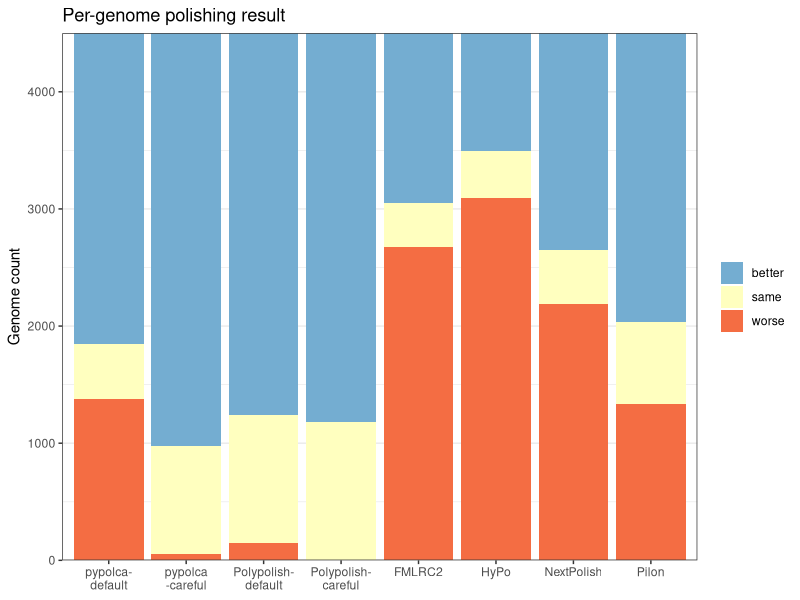
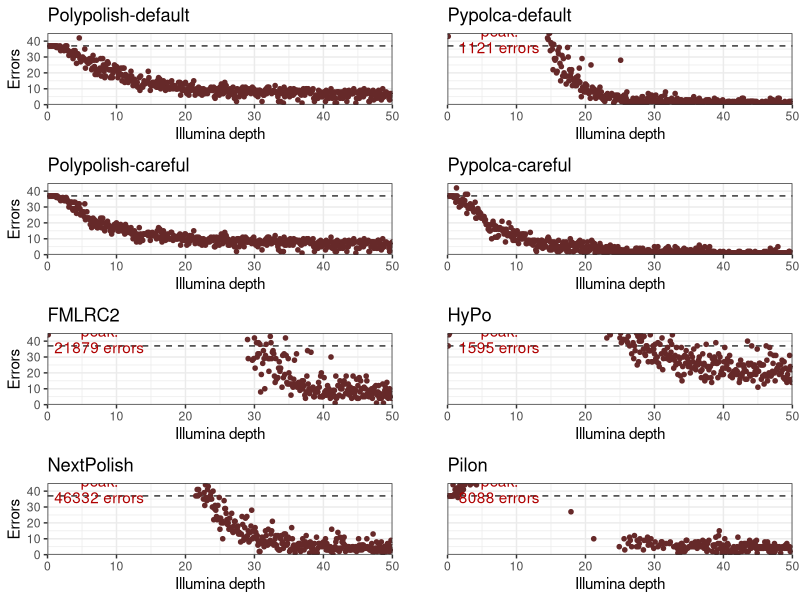
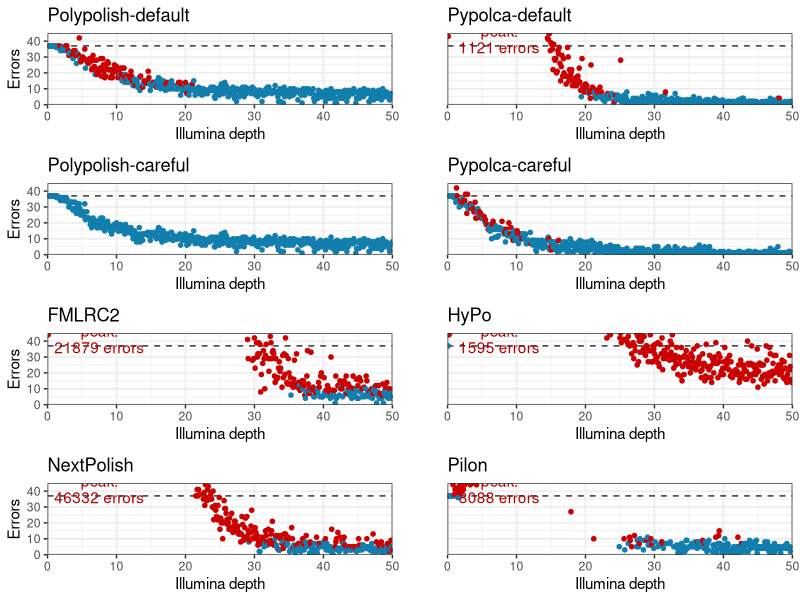
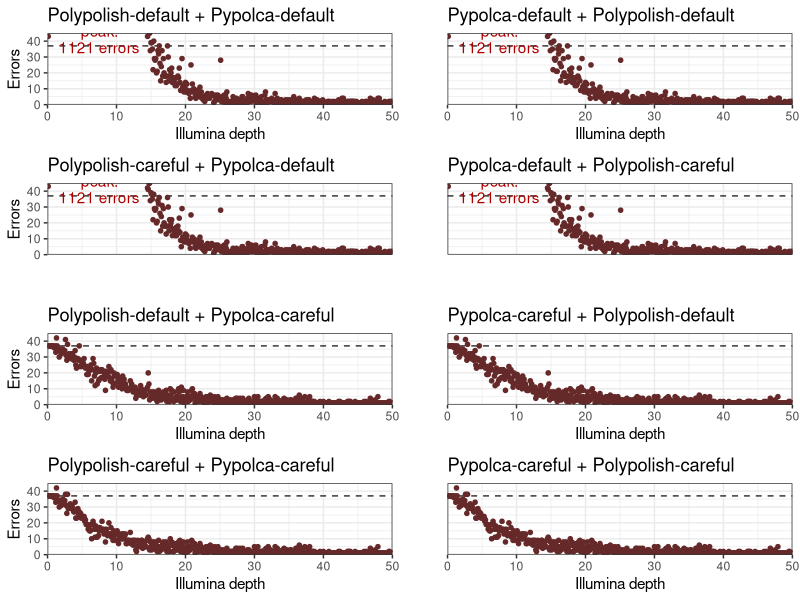
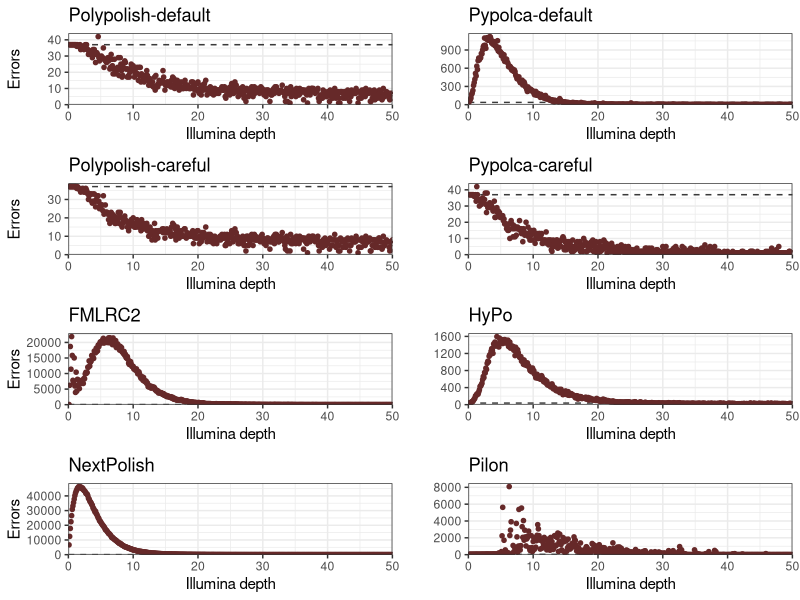

Generate these figures, in order, with R:
## ---- chunk 1
library(tidyverse)
library(knitr)
library(readr)
library(dplyr)
library(cowplot)

plot_dir <- "plots"
dir.create(plot_dir)

opts_chunk$set(dpi=300, fig.path='plots/', echo=TRUE, dev=c('png','pdf'), warning=FALSE, message=FALSE)
pdf.options(useDingbats = FALSE)
## ---- chunk 2
per_genome_results <- read_delim("results.tsv", delim = "\t", escape_double = FALSE, trim_ws = TRUE)
colnames(per_genome_results) <- c("genome", "depth", "polishing", "errors")
per_genome_results$depth <- as.numeric(per_genome_results$depth)
per_genome_results <- per_genome_results %>% pivot_wider(names_from = polishing, values_from = errors)

per_genome_results <- per_genome_results %>%
  mutate(before_polish = case_when(
    genome == "ATCC_10708_Salmonella_enterica" ~ 3,
    genome == "ATCC_14035_Vibrio_cholerae" ~ 2,
    genome == "ATCC_17802_Vibrio_parahaemolyticus" ~ 2,
    genome == "ATCC_19119_Listeria_ivanovii" ~ 5,
    genome == "ATCC_25922_Escherichia_coli" ~ 1,
    genome == "ATCC_33560_Campylobacter_jejuni" ~ 5,
    genome == "ATCC_35221_Campylobacter_lari" ~ 18,
    genome == "ATCC_35897_Listeria_welshimeri" ~ 1,
    genome == "ATCC_BAA-679_Listeria_monocytogenes" ~ 0))
## ---- chunk 3
introduced <- per_genome_results
introduced$Polypolish_introduced <- ifelse(introduced$Polypolish - introduced$before_polish > 0, TRUE, FALSE)
introduced$`Polypolish-careful_introduced` <- ifelse(introduced$`Polypolish-careful` - introduced$before_polish > 0, TRUE, FALSE)
introduced$pypolca_introduced <- ifelse(introduced$pypolca - introduced$before_polish > 0, TRUE, FALSE)
introduced$`pypolca-careful_introduced` <- ifelse(introduced$`pypolca-careful` - introduced$before_polish > 0, TRUE, FALSE)
introduced$HyPo_introduced <- ifelse(introduced$HyPo - introduced$before_polish > 0, TRUE, FALSE)
introduced$FMLRC2_introduced <- ifelse(introduced$FMLRC2 - introduced$before_polish > 0, TRUE, FALSE)
introduced$NextPolish_introduced <- ifelse(introduced$NextPolish - introduced$before_polish > 0, TRUE, FALSE)
introduced$Pilon_introduced <- ifelse(introduced$Pilon - introduced$before_polish > 0, TRUE, FALSE)
introduced$`Polypolish+pypolca_introduced` <- ifelse(introduced$`Polypolish+pypolca` - introduced$before_polish > 0, TRUE, FALSE)
introduced$`Polypolish-careful+pypolca-careful_introduced` <- ifelse(introduced$`Polypolish-careful+pypolca-careful` - introduced$before_polish > 0, TRUE, FALSE)
introduced$`Polypolish-careful+pypolca_introduced` <- ifelse(introduced$`Polypolish-careful+pypolca` - introduced$before_polish > 0, TRUE, FALSE)
introduced$`Polypolish+pypolca-careful_introduced` <- ifelse(introduced$`Polypolish+pypolca-careful` - introduced$before_polish > 0, TRUE, FALSE)
introduced$`pypolca+Polypolish_introduced` <- ifelse(introduced$`pypolca+Polypolish` - introduced$before_polish > 0, TRUE, FALSE)
introduced$`pypolca-careful+Polypolish-careful_introduced` <- ifelse(introduced$`pypolca-careful+Polypolish-careful` - introduced$before_polish > 0, TRUE, FALSE)
introduced$`pypolca-careful+Polypolish_introduced` <- ifelse(introduced$`pypolca-careful+Polypolish` - introduced$before_polish > 0, TRUE, FALSE)
introduced$`pypolca+Polypolish-careful_introduced` <- ifelse(introduced$`pypolca+Polypolish-careful` - introduced$before_polish > 0, TRUE, FALSE)

total_results <- introduced %>%
  group_by(depth) %>%
  summarise(before_polish = sum(before_polish),
            polypolish_errors = sum(Polypolish),
            polypolish_introduced = any(Polypolish_introduced),
            polypolish_careful_errors = sum(`Polypolish-careful`),
            polypolish_careful_introduced = any(`Polypolish-careful_introduced`),
            pypolca_errors = sum(pypolca),
            pypolca_introduced = any(pypolca_introduced),
            pypolca_careful_errors = sum(`pypolca-careful`),
            pypolca_careful_introduced = any(`pypolca-careful_introduced`),
            hypo_errors = sum(HyPo),
            hypo_introduced = any(HyPo_introduced),
            fmlrc2_errors = sum(FMLRC2),
            fmlrc2_introduced = any(FMLRC2_introduced),
            nextpolish_errors = sum(NextPolish),
            nextpolish_introduced = any(NextPolish_introduced),
            pilon_errors = sum(Pilon),
            pilon_introduced = any(Pilon_introduced),
            polypolish_pypolca_errors = sum(`Polypolish+pypolca`),
            polypolish_pypolca_introduced = any(`Polypolish+pypolca_introduced`),
            polypolish_careful_pypolca_careful_errors = sum(`Polypolish-careful+pypolca-careful`),
            polypolish_careful_pypolca_careful_introduced = any(`Polypolish-careful+pypolca-careful_introduced`),
            polypolish_careful_pypolca_errors = sum(`Polypolish-careful+pypolca`),
            polypolish_careful_pypolca_introduced = any(`Polypolish-careful+pypolca_introduced`),
            polypolish_pypolca_careful_errors = sum(`Polypolish+pypolca-careful`),
            polypolish_pypolca_careful_introduced = any(`Polypolish+pypolca-careful_introduced`),
            pypolca_polypolish_errors = sum(`pypolca+Polypolish`),
            pypolca_polypolish_introduced = any(`pypolca+Polypolish_introduced`),
            pypolca_careful_polypolish_careful_errors = sum(`pypolca-careful+Polypolish-careful`),
            pypolca_careful_polypolish_careful_introduced = any(`pypolca-careful+Polypolish-careful_introduced`),
            pypolca_careful_polypolish_errors = sum(`pypolca-careful+Polypolish`),
            pypolca_careful_polypolish_introduced = any(`pypolca-careful+Polypolish_introduced`),
            pypolca_polypolish_careful_errors = sum(`pypolca+Polypolish-careful`),
            pypolca_polypolish_careful_introduced = any(`pypolca+Polypolish-careful_introduced`))
## ---- chunk 4
introduced_df <- introduced

colnames(introduced_df) <- gsub("_introduced", "_overall_decreased_accuracy", colnames(introduced_df) )

write.csv(introduced_df, file = "all_depths_errors.csv")


## ---- chunk 5
plot_to_45 <- function(column_name, polisher_name, no_x = FALSE, no_y = FALSE, include_colour = FALSE) {
  if (include_colour) {
    colours <- scale_colour_manual(values = c("TRUE" = "#CC0000", "FALSE" = "#127EAD"))
  } else {
    colours <- scale_colour_manual(values = c("TRUE" = "#662929", "FALSE" = "#662929"))
  }
  introduced_column <- gsub("_errors", "_introduced", column_name)
  peak_index <- which.max(total_results[[column_name]])
  peak_errors <- total_results[[column_name]][peak_index]
  peak_depth <- total_results$depth[peak_index]
  peak_label = paste("peak:\n", peak_errors, " errors", sep="")
  p <- ggplot(total_results, aes(x=depth, y=!!sym(column_name), colour=!!sym(introduced_column) )) +
    geom_hline(yintercept = 37, color="#3A3A3A", linetype = "dashed") +
    geom_point(size=1.25) + colours +
    theme_bw() + theme(legend.position = "none") +
    scale_x_continuous(limits = c(0, 50), expand = c(0, 0)) +
    scale_y_continuous(limits = c(0, 45), expand = c(0, 0)) +
    labs(title=polisher_name, x="Illumina depth", y="Errors")
  if (peak_errors > 45) {
    p <- p + annotate("text", label=peak_label, x=7.5, y=41.3, colour="#AF0000", lineheight = 0.9)
  }
  if (no_x) {
    p <- p + theme(axis.title.x=element_blank(), axis.text.x=element_blank(), axis.ticks.x=element_blank())
  }
  if (no_y) {
    p <- p + theme(axis.title.y=element_blank(), axis.text.y=element_blank(), axis.ticks.y=element_blank())
  }
  return(p)
}

include_colours = FALSE
p1 <- plot_to_45("polypolish_errors", "Polypolish-default", FALSE, FALSE, include_colours)
p2 <- plot_to_45("pypolca_errors", "Pypolca-default", FALSE, TRUE, include_colours)
p3 <- plot_to_45("polypolish_careful_errors", "Polypolish-careful", FALSE, FALSE, include_colours)
p4 <- plot_to_45("pypolca_careful_errors", "Pypolca-careful", FALSE, TRUE, include_colours)
p5 <- plot_to_45("fmlrc2_errors", "FMLRC2", FALSE, FALSE, include_colours)
p6 <- plot_to_45("hypo_errors", "HyPo", FALSE, TRUE, include_colours)
p7 <- plot_to_45("nextpolish_errors", "NextPolish", FALSE, FALSE, include_colours)
p8 <- plot_to_45("pilon_errors", "Pilon", FALSE, TRUE, include_colours)

jpeg(file = paste(plot_dir, "Figure2.jpeg", sep = "/" ), units = "in",
     width = 10,
     height = 12, bg = "transparent", res = 600)

plot_grid(p1, p2, p3, p4, p5, p6, p7, p8, nrow=4, align = 'hv')
dev.off()

include_colours = TRUE
p1 <- plot_to_45("polypolish_errors", "Polypolish-default", FALSE, FALSE, include_colours)
p2 <- plot_to_45("pypolca_errors", "Pypolca-default", FALSE, TRUE, include_colours)
p3 <- plot_to_45("polypolish_careful_errors", "Polypolish-careful", FALSE, FALSE, include_colours)
p4 <- plot_to_45("pypolca_careful_errors", "Pypolca-careful", FALSE, TRUE, include_colours)
p5 <- plot_to_45("fmlrc2_errors", "FMLRC2", FALSE, FALSE, include_colours)
p6 <- plot_to_45("hypo_errors", "HyPo", FALSE, TRUE, include_colours)
p7 <- plot_to_45("nextpolish_errors", "NextPolish", FALSE, FALSE, include_colours)
p8 <- plot_to_45("pilon_errors", "Pilon", FALSE, TRUE, include_colours)

jpeg(file = paste(plot_dir, "Supp_Figure3.jpeg", sep = "/" ), units = "in",
     width = 10,
     height = 12, bg = "transparent", res = 600)

plot_grid(p1, p2, p3, p4, p5, p6, p7, p8, nrow=4, align = 'hv')
dev.off()
## ---- chunk 6

print("Polypolish default per genome introduction - at least 1/9")
table(total_results$polypolish_introduced)

print("Polypolish careful per genome introduction - at least 1/9")
table(total_results$polypolish_careful_introduced)

print("Pypolca default per genome introduction - at least 1/9")
table(total_results$pypolca_introduced)

print("Pypolca default per genome introduction - at least 1/9")
table(total_results$pypolca_careful_introduced)

print("HyPo per genome introduction - at least 1/9")
table(total_results$hypo_introduced)

print("Pilon per genome introduction - at least 1/9")
table(total_results$pilon_introduced)

print("Nextpolish per genome introduction - at least 1/9")
table(total_results$nextpolish_introduced)

print("FMLRC2 per genome introduction - at least 1/9")
table(total_results$fmlrc2_introduced)

## ---- chunk 7

print("Polypolish default per genome introduction - at least 1/9")
table(introduced$Polypolish_introduced)

print("Polypolish careful per genome introduction - at least 1/9")
table(introduced$`Polypolish-careful_introduced`)

print("Pypolca default per genome introduction - at least 1/9")
table(introduced$pypolca_introduced)

print("Pypolca default per genome introduction - at least 1/9")
table(introduced$`pypolca-careful_introduced`)

print("HyPo per genome introduction - at least 1/9")
table(introduced$HyPo_introduced)

print("Pilon per genome introduction - at least 1/9")
table(introduced$Pilon_introduced)

print("Nextpolish per genome introduction - at least 1/9")
table(introduced$NextPolish_introduced)

print("FMLRC2 per genome introduction - at least 1/9")
table(introduced$FMLRC2_introduced)

## ---- chunk 8
p1 <- plot_to_45("polypolish_pypolca_errors", "Polypolish-default + Pypolca-default", FALSE, FALSE)
p2 <- plot_to_45("pypolca_polypolish_errors", "Pypolca-default + Polypolish-default", FALSE, TRUE)
p3 <- plot_to_45("polypolish_careful_pypolca_errors", "Polypolish-careful + Pypolca-default", TRUE, FALSE)
p4 <- plot_to_45("pypolca_polypolish_careful_errors", "Pypolca-default + Polypolish-careful", TRUE, TRUE)
p5 <- plot_to_45("polypolish_pypolca_careful_errors", "Polypolish-default + Pypolca-careful", FALSE, FALSE)
p6 <- plot_to_45("pypolca_careful_polypolish_errors", "Pypolca-careful + Polypolish-default", FALSE, TRUE)
p7 <- plot_to_45("polypolish_careful_pypolca_careful_errors", "Polypolish-careful + Pypolca-careful", FALSE, FALSE)
p8 <- plot_to_45("pypolca_careful_polypolish_careful_errors", "Pypolca-careful + Polypolish-careful", FALSE, TRUE)

jpeg(file = paste(plot_dir, "Supp_Figure7.jpeg", sep = "/" ), units = "in",
     width = 10,
     height = 12, bg = "transparent", res = 600)

plot_grid(p1, p2, p3, p4, p5, p6, p7, p8, nrow=4, align = 'hv')
dev.off()
## ---- chunk 9
plot_full_range <- function(column_name, polisher_name, no_x = FALSE, no_y = FALSE, include_colour = FALSE) {
  if (include_colour) {
    colours <- scale_colour_manual(values = c("TRUE" = "#CC0000", "FALSE" = "#127EAD"))
  } else {
    colours <- scale_colour_manual(values = c("TRUE" = "#662929", "FALSE" = "#662929"))
  }
  introduced_column <- gsub("_errors", "_introduced", column_name)
  max_y <- max(total_results[[column_name]], na.rm = TRUE) * 1.05
  p <- ggplot(total_results, aes(x=depth,y=!!sym(column_name),colour=!!sym(introduced_column) )) +
    geom_hline(yintercept = 37, color="#3A3A3A", linetype = "dashed") +
    geom_point(size=1.25) + colours +
    theme_bw() + theme(legend.position = "none") +
    scale_x_continuous(limits = c(0, 50), expand = c(0, 0)) +
    scale_y_continuous(limits = c(0, max_y), expand = c(0, 0)) +
    labs(title=polisher_name, x="Illumina depth", y="Errors")
  if (no_x) {
    p <- p + theme(axis.title.x=element_blank(), axis.text.x=element_blank(), axis.ticks.x=element_blank())
  }
  if (no_y) {
    p <- p + theme(axis.title.y=element_blank())
  }
  return(p)
}

p1 <- plot_full_range("polypolish_errors", "Polypolish-default", FALSE, FALSE, include_colour=FALSE)
p2 <- plot_full_range("pypolca_errors", "Pypolca-default", FALSE, TRUE,include_colour=FALSE)
p3 <- plot_full_range("polypolish_careful_errors", "Polypolish-careful", FALSE, FALSE,include_colour=FALSE)
p4 <- plot_full_range("pypolca_careful_errors", "Pypolca-careful", FALSE, TRUE,include_colour=FALSE)
p5 <- plot_full_range("fmlrc2_errors", "FMLRC2", FALSE, FALSE,include_colour=FALSE)
p6 <- plot_full_range("hypo_errors", "HyPo", FALSE, TRUE,include_colour=FALSE)
p7 <- plot_full_range("nextpolish_errors", "NextPolish", FALSE, FALSE,include_colour=FALSE)
p8 <- plot_full_range("pilon_errors", "Pilon", FALSE, TRUE,include_colour=FALSE)



jpeg(file = paste(plot_dir, "Supp_Figure2.jpeg", sep = "/" ), units = "in",
     width = 10,
     height = 12, bg = "transparent", res = 600)


plot_grid(p1, p2, p3, p4, p5, p6, p7, p8, nrow=4, align = 'hv')

dev.off()

## ---- chunk 10
count_results <- function(tool_name, data) {
  tibble(
    Tool = tool_name,
    better = nrow(data %>% filter(!!sym(tool_name) < before_polish)),
    same = nrow(data %>% filter(!!sym(tool_name) == before_polish)),
    worse = nrow(data %>% filter(!!sym(tool_name) > before_polish))
  )
}

made_better_or_worse <- map_dfr(c("Polypolish", "Polypolish-careful", "pypolca", "pypolca-careful", "HyPo", "FMLRC2", "NextPolish", "Pilon"),
                                count_results, data = per_genome_results)

made_better_or_worse <- made_better_or_worse %>%
  pivot_longer(cols = -Tool, names_to = "Outcome", values_to = "Count") %>%
  mutate(Outcome = factor(Outcome, levels = c("better", "same", "worse"))) %>%
  mutate(Tool = factor(Tool, levels = c("pypolca", "pypolca-careful", "Polypolish", "Polypolish-careful", "FMLRC2", "HyPo", "NextPolish", "Pilon")))

# Create the stacked-bar plot
ggplot(made_better_or_worse, aes(x = Tool, y = Count, fill = Outcome)) +
  geom_bar(stat = "identity") +
  labs(title = "Per-genome polishing result", x = NULL, y = "Genome count") +
  theme_bw() + theme(legend.title=element_blank()) +
  scale_fill_manual(values = c("better" = "#74add1",
                               "same" = "#ffffbf",
                               "worse" = "#f46d43")) +
  scale_y_continuous(expand = c(0, 0)) + 
  scale_x_discrete(labels = c("pypolca-\ndefault", "pypolca\n-careful", "Polypolish-\ndefault", "Polypolish-\ncareful", "FMLRC2", "HyPo", "NextPolish", "Pilon"))
## ---- chunk 11
best_by_depth_range <- function(total_results, min_depth, max_depth) {
  results_by_depth <- total_results %>% filter(depth > min_depth & depth <= max_depth)
  results_by_depth <- results_by_depth
  best_results <- results_by_depth %>%
    select(-depth) %>%
    summarise_all(sum) %>%
    pivot_longer(cols = everything(), names_to = "tool", values_to = "sum") %>%
    filter(sum == min(sum))
  return(best_results$tool)
}

interval <- 10
for (min_depth in seq(0, 45, interval)) {
  max_depth <- min_depth + interval
  best_tools <- best_by_depth_range(total_results, min_depth, max_depth)
  best_tools <- paste(best_tools, collapse = ", ")
  best_tools <- str_replace_all(best_tools, "_errors", "")
  cat(min_depth, "-", max_depth, ": ", best_tools, "\n", sep="")
}
## ---- chunk 12

# Function to find the first row where value is 37 or lower for a given column
# at least 2x
find_first_row_below_threshold <- function(data, column_name, threshold) {
  first_row <- which(total_results[[column_name]][21:500] <= threshold)[1]  # Find the first row where value is <= threshold
  if (is.na(first_row)) {
    message("No rows found below threshold for column ", column_name)
    return(NA)
  } else {
    first_row <- first_row + 20 # to make up for the 20 offset
   cat("The lowest value of coverage for ", column_name ,  " where errors is equal or below", threshold, " is:", total_results$depth[first_row], "\n")
} 
    return(first_row)
  }
  

# Example usage
column_name <- "hypo_errors"  # Specify the column name
threshold <- 37  # Specify the threshold

first_row <- find_first_row_below_threshold(data, "pypolca_errors", threshold)
first_row <- find_first_row_below_threshold(data, "fmlrc2_errors", threshold)
first_row <- find_first_row_below_threshold(data, "hypo_errors", threshold)
first_row <- find_first_row_below_threshold(data, "nextpolish_errors", threshold)
first_row <- find_first_row_below_threshold(data, "pilon_errors", threshold)





## ---- chunk 13
find_last_row_above_threshold <- function(data, column_name, threshold) {
  last_row <- max(which(total_results[[column_name]] > threshold))  # Find the last row where value is > threshold
  if (is.na(last_row)) {
    message("No rows found above threshold for column ", column_name)
    return(NA)
  } else {
   cat("The highest value of coverage for ", column_name ,  " where errors is equal or above", threshold, " is:", total_results$depth[last_row], "\n")
    return(last_row)
  }
}

# Example usage
column_name <- "hypo_errors"  # Specify the column name
threshold <- 37  # Specify the threshold

last_row <- find_last_row_above_threshold(data, "pypolca_errors", threshold)
last_row <- find_last_row_above_threshold(data, "fmlrc2_errors", threshold)
last_row <- find_last_row_above_threshold(data, "hypo_errors", threshold)
last_row <- find_last_row_above_threshold(data, "nextpolish_errors", threshold)
last_row <- find_last_row_above_threshold(data, "pilon_errors", threshold)
## ---- chunk 14

total_results %>%  filter(depth >= 25)


total_results %>%  filter(depth >= 25) %>% 
  pivot_longer(cols = before_polish:pilon_errors,
               names_to = "polisher", values_to = "value") %>%
  group_by(polisher) %>%
  summarize(
    mean_errors = mean(value, na.rm = TRUE),
    median_errors = median(value, na.rm = TRUE),
    sd_errors = sd(value, na.rm = TRUE),
    min_errors = min(value, na.rm = TRUE),
    max_errors = max(value, na.rm = TRUE),
    improvements = sum(value < 37, na.rm = TRUE),
    worse = sum(value > 37, na.rm = TRUE),
    equal = sum(value == 37, na.rm = TRUE),
  )


## ---- chunk 15

df_subset <- total_results[, c("depth","polypolish_careful_errors", "pypolca_careful_errors", "polypolish_errors")]

errors_by_bin <- df_subset %>%  
  filter(depth >= 0 ) %>% 
  mutate(bin = cut(depth, breaks = seq(0, max(depth) + 5, by = 5), include.lowest = TRUE)) %>%
  pivot_longer(cols = polypolish_errors:polypolish_careful_errors,
               names_to = "polisher", values_to = "value") %>%
  group_by(polisher, bin) %>%
  summarize(
    mean_errors = mean(value, na.rm = TRUE),
    median_errors = median(value, na.rm = TRUE),
    sd_errors = sd(value, na.rm = TRUE),
    min_errors = min(value, na.rm = TRUE),
    max_errors = max(value, na.rm = TRUE),
    improvements = sum(value < 37, na.rm = TRUE),
    worse = sum(value > 37, na.rm = TRUE),
    equal = sum(value == 37, na.rm = TRUE),
  )

errors_by_bin %>%  view()



## ---- chunk 16




total_results %>%  filter(depth >= 25) %>% 
  pivot_longer(cols = polypolish_pypolca_errors:pypolca_polypolish_careful_errors,
               names_to = "polisher", values_to = "value") %>%
  group_by(polisher) %>%
  summarize(
    mean_errors = mean(value, na.rm = TRUE),
    median_errors = median(value, na.rm = TRUE),
    sd_errors = sd(value, na.rm = TRUE),
    min_errors = min(value, na.rm = TRUE),
    max_errors = max(value, na.rm = TRUE),
    improvements = sum(value < 37, na.rm = TRUE),
    worse = sum(value > 37, na.rm = TRUE),
    equal = sum(value == 37, na.rm = TRUE),
  )




## ---- chunk 17

errors_by_bin <- total_results %>%  filter(depth >= 0 ) %>% 
  mutate(bin = cut(depth, breaks = seq(0, max(depth) + 5, by = 5), include.lowest = TRUE)) %>%
  pivot_longer(cols = polypolish_pypolca_errors:pypolca_polypolish_careful_errors,
               names_to = "polisher", values_to = "value") %>%
  group_by(polisher, bin) %>%
  summarize(
    mean_errors = mean(value, na.rm = TRUE),
    median_errors = median(value, na.rm = TRUE),
    sd_errors = sd(value, na.rm = TRUE),
    min_errors = min(value, na.rm = TRUE),
    max_errors = max(value, na.rm = TRUE),
    improvements = sum(value < 37, na.rm = TRUE),
    worse = sum(value > 37, na.rm = TRUE),
    equal = sum(value == 37, na.rm = TRUE),
  )

# keep only the 4 best with pypolca careful
pyolca_careful <- errors_by_bin %>% filter( grepl ("pypolca_careful", polisher) )

pyolca_careful %>%  view()
